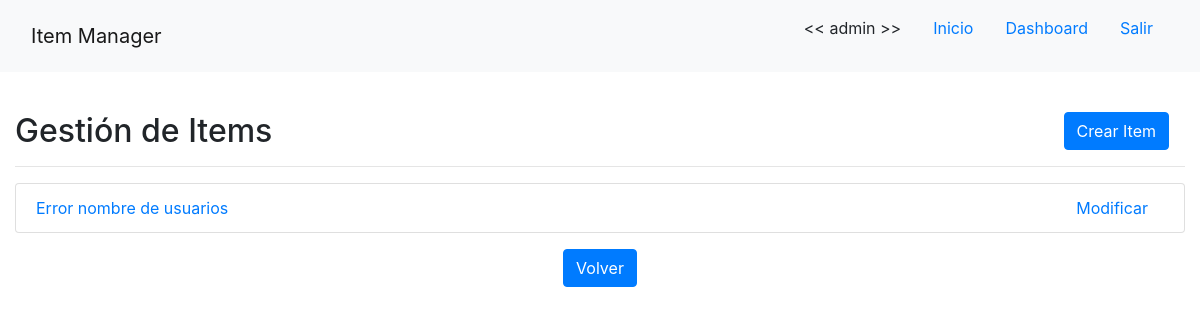
The app's page /item/ (signed in), older data.
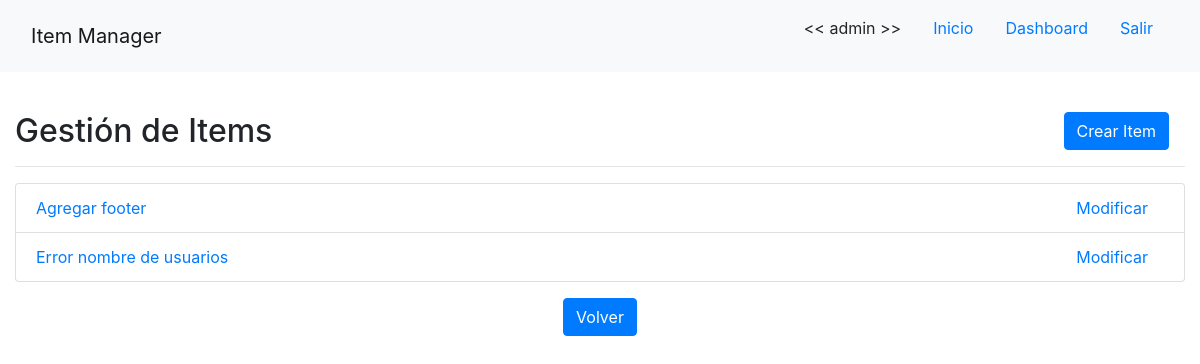
The same page, newer data.
### app/models/item.py (models this page shows, shortened)
class Item(models.Model):
    proyecto = models.ForeignKey(Proyecto, verbose_name='proyecto', on_delete=models.PROTECT)
    nombre = models.CharField(verbose_name='nombre', max_length=255, unique=True)
    detalle = models.CharField(verbose_name='detalle', max_length=255)
    creacion = models.DateTimeField(verbose_name='fecha de creacion', auto_now_add=True, max_length=255)
    tipo = models.ForeignKey(TipoItem, verbose_name='tipo', on_delete=models.PROTECT)
    estado = models.ForeignKey(EstadoItem, verbose_name='estado', default=1, on_delete=models.PROTECT)
    responsable = models.ForeignKey(User, verbose_name='responsable', related_name="controla", on_delete=models.PROTECT)
    desarrolladores = models.ManyToManyField(User, verbose_name='desarrolladores', related_name="trabaja")

### app/views/item.py (the view)
# urls.py: path('item/', ItemListView.as_view(), name='item-list'),
class ItemListView(LoginRequiredMixin, ListView):
    template_name = 'app/item_list.html'
    model = Item
    queryset = Item.objects.order_by('nombre')

### app/templates/app/item_list.html (shortened to what this page needs)
{% extends 'base.html' %}
{% load crispy_forms_tags %}
{% block content %}
    {% if user.is_staff %}
    <br>
    <h2>Gestión de Items
    <div class="float-right"><a class="btn btn-primary mx-3 float-right" href="{% url 'item-create' %}">Crear Item</a></div>
    </h2>
    <hr>
    <ul class="list-group">
        {% for item in object_list %}
            <li class="list-group-item">
                <a href="{% url 'item-detail' item.id %}">
                    <div class="float-left">{{ item.nombre }}</div>
                </a>
                <div>
                    <a class="mx-3 float-right" href="{% url 'item-update' item.id %}">Modificar</a>
                </div>
            </li>
        {% endfor %}
    </ul>
    <div class="text-center mt-3">
        <a class="btn btn-primary" href="{% url 'dashboard' %}">Volver</a>
    </div>
    {% else %}
        <br>
        <h2>No tiene los permisos necesarios para ver esta página!</h2>
        <a class="btn btn-primary" href="{% url 'home' %}">Volver al Inicio</a>
    {% endif %}
{% endblock %}

Row changes from the older to the newer data that the page shows:
added Item: nombre "Agregar footer"
